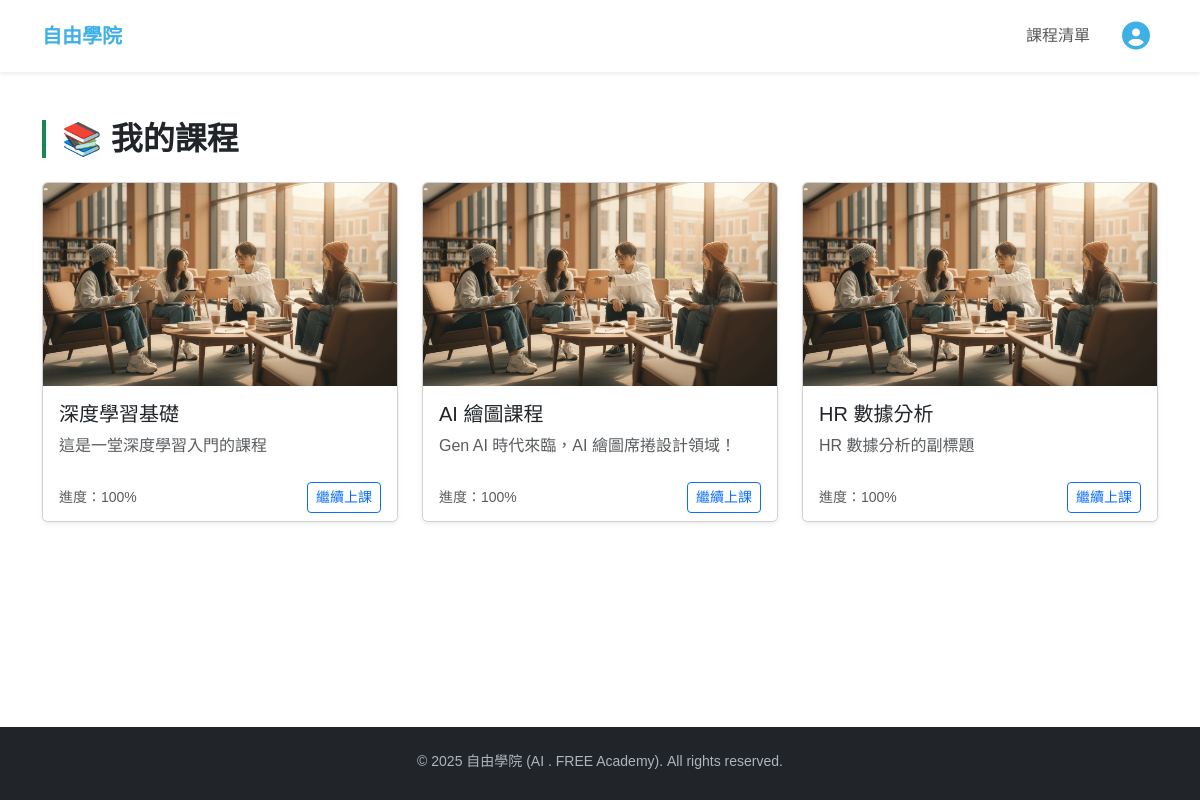
The page /academy/my_course/ (signed in) on the database as committed earlier.
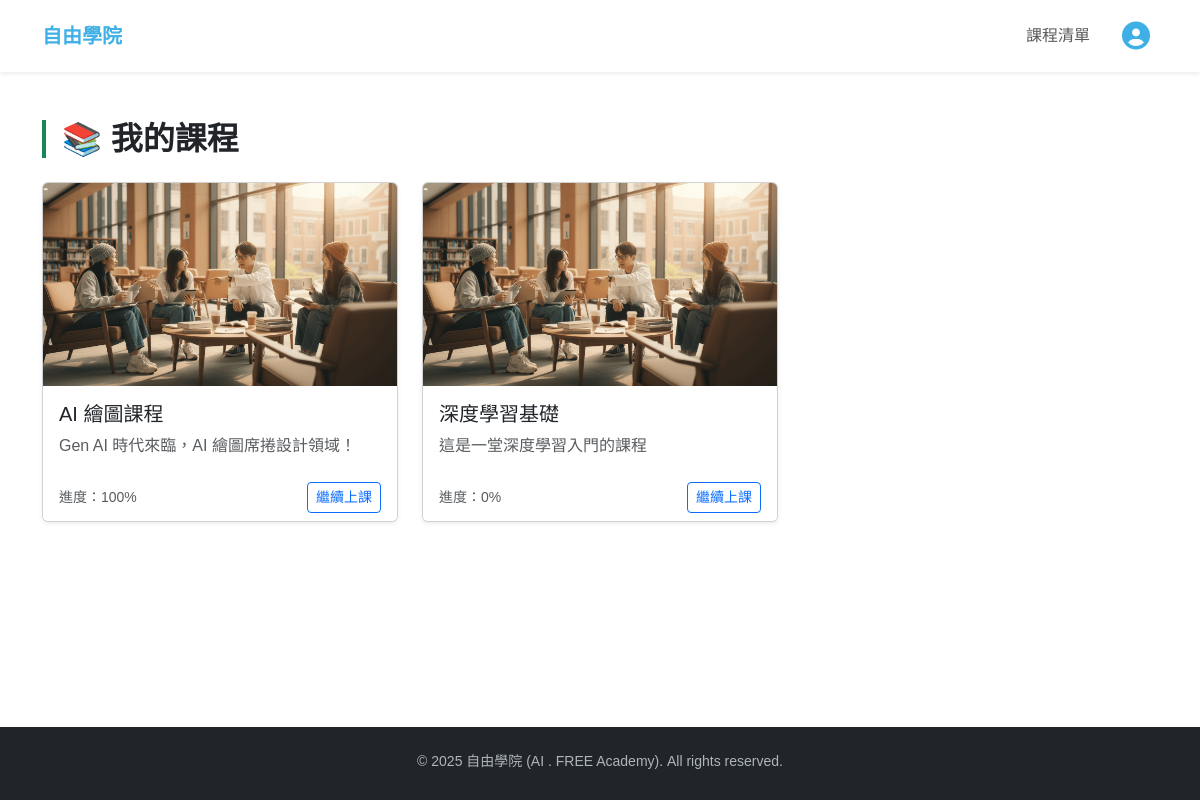
The same page on the database as committed later.
### academy/models.py (models this page shows, shortened)
class Course(models.Model):
    cate = models.ManyToManyField(Category, verbose_name='歸屬主題')
    title = models.CharField(max_length=100)
    subtitle = models.CharField(max_length=200, blank=True)
    description = models.TextField(blank=True)
    slug = models.CharField('課程網址', max_length=256, db_index=True, unique=True)
    img_link = models.CharField('課程圖片連結', max_length=2560, default="/static/academy/img/hero.png")
    instructor = models.CharField(max_length=50)
    duration_hours = models.FloatField()
    level = models.CharField(max_length=20, choices=[
        ('beginner', '初學者'),
        ('intermediate', '中階'),
        ('advanced', '進階')
    ])
    certificate_available = models.BooleanField(default=True)
    price = models.PositiveIntegerField(default=0)
    is_published = models.BooleanField(default=False)
    created_at = models.DateTimeField(auto_now_add=True)

### academy/views.py (the view)
# urls.py: path("academy/my_course/", academy_my_course),
@login_required
def academy_my_course(request):
    enrollments = CourseEnrollment.objects.select_related('course').filter(user=request.user)
    course_progress_data = []
    for enroll in enrollments:
        course = enroll.course
        total_lessons = sum(chapter.lessons.count() for chapter in course.chapters.all())
        progress_count = enroll.progress - 1
        progress_percent = round((progress_count / total_lessons) * 100) if total_lessons > 0 else 0
        course_progress_data.append({
            'course': course,
            'progress': progress_percent,
            'enroll': enroll,
        })
    return render(request, 'academy/my_course.html', locals())

### templates/academy/my_course.html (shortened to what this page needs)
<!DOCTYPE html>
<html lang="zh-Hant">
{% include 'academy/default/head.html' %}
<body class="page-container">
  {% include 'academy/default/navbar.html' %}
<div class="container py-5">
  <h2 class="mb-4 fw-bold border-start ps-3 border-4 border-success">📚 我的課程</h2>
  {% if course_progress_data %}
    <div class="row g-4">
      {% for enroll in course_progress_data %}
        <div class="col-md-6 col-lg-4">
          <div class="card course-card h-100 shadow-sm">
            <img src="{{ enroll.course.img_link }}" class="card-img-top" alt="{{ enroll.course.title }}">
            <div class="card-body">
              <h5 class="card-title">{{ enroll.course.title }}</h5>
              <p class="card-text text-muted">{{ enroll.course.subtitle }}</p>
            </div>
            <div class="card-footer bg-white border-0 d-flex justify-content-between align-items-center">
              <small class="text-muted">進度：{{ enroll.progress }}%</small>
              <a href="/academy/course/{{ enroll.course.slug }}" class="btn btn-sm btn-outline-primary">繼續上課</a>
            </div>
          </div>
        </div>
      {% endfor %}
    </div>
  {% else %}
    <div class="alert alert-secondary">
      你尚未報名任何課程，<a href="/academy/search" class="alert-link">立即探索課程</a> 吧！
    </div>
  {% endif %}
</div>
{% include 'academy/default/footer.html' %}
</body>
</html>

### templates/academy/default/head.html (shortened to what this page needs)
<head>
  <link href="https://cdn.jsdelivr.net/npm/bootstrap@5.3.3/dist/css/bootstrap.min.css" rel="stylesheet" />
  <link href="https://cdnjs.cloudflare.com/ajax/libs/font-awesome/6.5.0/css/all.min.css" rel="stylesheet" />
</head>

### templates/academy/default/navbar.html (shortened to what this page needs)
<nav class="navbar navbar-expand-lg bg-white shadow-sm sticky-top">
  <div class="container">
    <a class="navbar-brand" href="{% url 'academy_main' %}">自由學院</a>
    <div class="collapse navbar-collapse" id="mainNav">
      <ul class="navbar-nav ms-auto mb-2 mb-lg-0 align-items-center">
        <li class="nav-item"><a class="nav-link py-3" href="{% url 'academy_course_search' %}">課程清單</a></li>
        <li class="nav-item dropdown">
          {% if user.is_authenticated %}
          <a class="nav-link d-flex align-items-center ms-lg-3" href="#" role="button" data-bs-toggle="dropdown"
            aria-expanded="false">
            <i class="fa-solid fa-circle-user fs-3" style="color: var(--primary-color);"></i>
          </a>
          {% else %}
          <a class="btn btn-primary ms-lg-3" href="{% url 'academy_login' %}">登入</a>
          {% endif %}
        </li>
      </ul>
    </div>
  </div>
</nav>

### templates/academy/default/footer.html
<footer class="py-4">
  <div class="container text-center small">
    <p class="mb-1">&copy; 2025 自由學院 (AI . FREE Academy). All rights reserved.</p>
  </div>
</footer>

### templates/academy/default/head.html (style rules this page uses)
:root { --primary-color: #3fb0e6; --accent-color: #8dcd49; }
body { font-family: 'Noto Sans TC', sans-serif; }
.navbar-brand { color: var(--primary-color) !important; font-weight: 800; }
.course-card { transition: transform .3s, box-shadow .3s; }
footer { background: #212529; color: #adb5bd; }
body { font-family: 'Noto Sans TC', sans-serif; min-height: 100vh }
.page-container { display: flex; flex-direction: column; min-height: 100vh; }
.container { flex-grow: 1; }

Rows that differ between the two databases and show on the page:
no longer on this page (row edited): Course: course.img_link (picture), course "HR 數據分析", course.subtitle "HR 數據分析的副標題", progress "100"
changed Course "AI 繪圖課程": moves up the list
computed for Course "深度學習基礎": progress "100" → "0"
